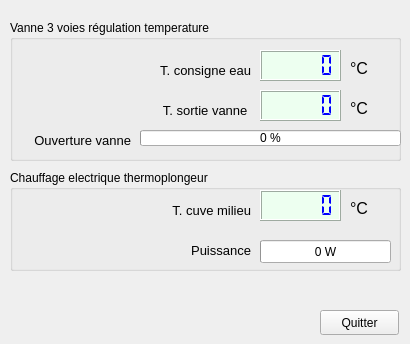
  <widget class="QWidget" name="tab_2">
   <attribute name="title">
    <string>Régulation</string>
   </attribute>
   <widget class="QGroupBox" name="groupBox_4">
    <property name="geometry">
     <rect>
      <x>10</x>
      <y>20</y>
      <width>391</width>
      <height>141</height>
     </rect>
    </property>
    <property name="title">
     <string>Vanne 3 voies régulation temperature</string>
    </property>
    <widget class="QLabel" name="label_25">
     <property name="geometry">
      <rect>
       <x>340</x>
       <y>80</y>
       <width>21</width>
       <height>16</height>
      </rect>
     </property>
     <property name="font">
      <font>
       <pointsize>12</pointsize>
      </font>
     </property>
     <property name="text">
      <string>°C</string>
     </property>
    </widget>
    <widget class="QLabel" name="label_26">
     <property name="geometry">
      <rect>
       <x>130</x>
       <y>80</y>
       <width>111</width>
       <height>20</height>
      </rect>
     </property>
     <property name="font">
      <font>
       <pointsize>10</pointsize>
      </font>
     </property>
     <property name="text">
      <string> T. sortie vanne </string>
     </property>
     <property name="alignment">
      <set>Qt::AlignRight|Qt::AlignTrailing|Qt::AlignVCenter</set>
     </property>
    </widget>
    <widget class="QLCDNumber" name="lcdNumber_11">
     <property name="geometry">
      <rect>
       <x>250</x>
       <y>70</y>
       <width>81</width>
       <height>31</height>
      </rect>
     </property>
     <property name="styleSheet">
      <string notr="true">color: rgb(0, 0, 255);
background-color: rgb(237, 255, 240)</string>
     </property>
     <property name="smallDecimalPoint">
      <bool>true</bool>
     </property>
     <property name="segmentStyle">
      <enum>QLCDNumber::Flat</enum>
     </property>
     <property name="value" stdset="0">
      <double>0.000000000000000</double>
     </property>
    </widget>
    <widget class="QProgressBar" name="progressBar_3">
     <property name="geometry">
      <rect>
       <x>130</x>
       <y>110</y>
       <width>261</width>
       <height>16</height>
      </rect>
     </property>
     <property name="maximum">
      <number>100</number>
     </property>
     <property name="value">
      <number>0</number>
     </property>
     <property name="textVisible">
      <bool>true</bool>
     </property>
     <property name="format">
      <string>%v %</string>
     </property>
    </widget>
    <widget class="QLabel" name="label_24">
     <property name="geometry">
      <rect>
       <x>0</x>
       <y>110</y>
       <width>121</width>
       <height>20</height>
      </rect>
     </property>
     <property name="font">
      <font>
       <pointsize>10</pointsize>
      </font>
     </property>
     <property name="text">
      <string>Ouverture vanne</string>
     </property>
     <property name="alignment">
      <set>Qt::AlignRight|Qt::AlignTrailing|Qt::AlignVCenter</set>
     </property>
    </widget>
    <widget class="QLabel" name="label_21">
     <property name="geometry">
      <rect>
       <x>130</x>
       <y>40</y>
       <width>111</width>
       <height>20</height>
      </rect>
     </property>
     <property name="font">
      <font>
       <pointsize>10</pointsize>
      </font>
     </property>
     <property name="text">
      <string>T. consigne eau</string>
     </property>
     <property name="alignment">
      <set>Qt::AlignRight|Qt::AlignTrailing|Qt::AlignVCenter</set>
     </property>
    </widget>
    <widget class="QLCDNumber" name="lcdNumber_8">
     <property name="geometry">
      <rect>
       <x>250</x>
       <y>30</y>
       <width>81</width>
       <height>31</height>
      </rect>
     </property>
     <property name="styleSheet">
      <string notr="true">color: rgb(0, 0, 255);
background-color: rgb(237, 255, 240)</string>
     </property>
     <property name="smallDecimalPoint">
      <bool>true</bool>
     </property>
     <property name="segmentStyle">
      <enum>QLCDNumber::Flat</enum>
     </property>
     <property name="value" stdset="0">
      <double>0.000000000000000</double>
     </property>
    </widget>
    <widget class="QLabel" name="label_20">
     <property name="geometry">
      <rect>
       <x>340</x>
       <y>40</y>
       <width>21</width>
       <height>16</height>
      </rect>
     </property>
     <property name="font">
      <font>
       <pointsize>12</pointsize>
      </font>
     </property>
     <property name="text">
      <string>°C</string>
     </property>
    </widget>
   </widget>
   <widget class="QGroupBox" name="groupBox_5">
    <property name="geometry">
     <rect>
      <x>10</x>
      <y>170</y>
      <width>391</width>
      <height>101</height>
     </rect>
    </property>
    <property name="title">
     <string>Chauffage electrique thermoplongeur</string>
    </property>
    <widget class="QLabel" name="label_22">
     <property name="geometry">
      <rect>
       <x>340</x>
       <y>30</y>
       <width>21</width>
       <height>16</height>
      </rect>
     </property>
     <property name="font">
      <font>
       <pointsize>12</pointsize>
      </font>
     </property>
     <property name="text">
      <string>°C</string>
     </property>
    </widget>
    <widget class="QLabel" name="label_23">
     <property name="geometry">
      <rect>
       <x>110</x>
       <y>30</y>
       <width>131</width>
       <height>20</height>
      </rect>
     </property>
     <property name="font">
      <font>
       <pointsize>10</pointsize>
      </font>
     </property>
     <property name="text">
      <string> T. cuve milieu</string>
     </property>
     <property name="alignment">
      <set>Qt::AlignRight|Qt::AlignTrailing|Qt::AlignVCenter</set>
     </property>
    </widget>
    <widget class="QLCDNumber" name="lcdNumber_9">
     <property name="geometry">
      <rect>
       <x>250</x>
       <y>20</y>
       <width>81</width>
       <height>31</height>
      </rect>
     </property>
     <property name="styleSheet">
      <string notr="true">color: rgb(0, 0, 255);
background-color: rgb(237, 255, 240)</string>
     </property>
     <property name="smallDecimalPoint">
      <bool>true</bool>
     </property>
     <property name="segmentStyle">
      <enum>QLCDNumber::Flat</enum>
     </property>
     <property name="value" stdset="0">
      <double>0.000000000000000</double>
     </property>
    </widget>
    <widget class="QLabel" name="label_12">
     <property name="geometry">
      <rect>
       <x>140</x>
       <y>70</y>
       <width>101</width>
       <height>20</height>
      </rect>
     </property>
     <property name="font">
      <font>
       <pointsize>10</pointsize>
      </font>
     </property>
     <property name="text">
      <string>Puissance</string>
     </property>
     <property name="alignment">
      <set>Qt::AlignRight|Qt::AlignTrailing|Qt::AlignVCenter</set>
     </property>
    </widget>
    <widget class="QProgressBar" name="progressBar_2">
     <property name="geometry">
      <rect>
       <x>250</x>
       <y>70</y>
       <width>131</width>
       <height>23</height>
      </rect>
     </property>
     <property name="maximum">
      <number>6000</number>
     </property>
     <property name="value">
      <number>0</number>
     </property>
     <property name="textVisible">
      <bool>true</bool>
     </property>
     <property name="format">
      <string>%v W</string>
     </property>
    </widget>
   </widget>
   <widget class="QPushButton" name="pushButton_quit_3">
    <property name="geometry">
     <rect>
      <x>320</x>
      <y>310</y>
      <width>79</width>
      <height>25</height>
     </rect>
    </property>
    <property name="text">
     <string>Quitter</string>
    </property>
   </widget>
  </widget>
